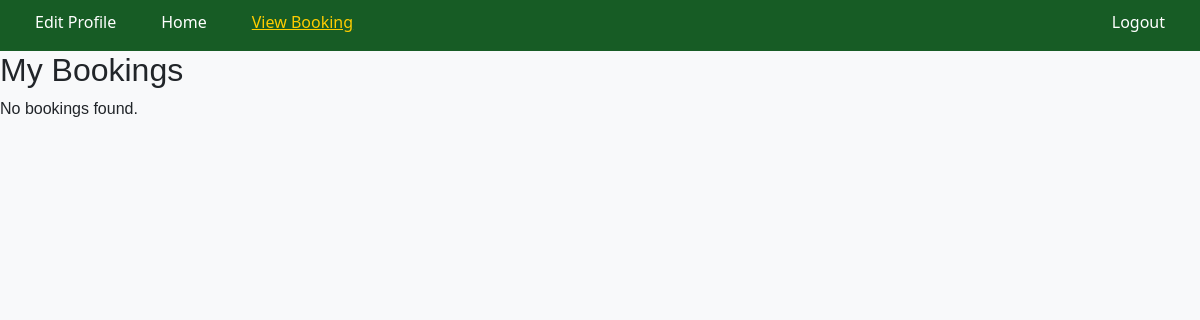
/?route=user/view-bookings (signed in), run on an earlier commit of the app's database.
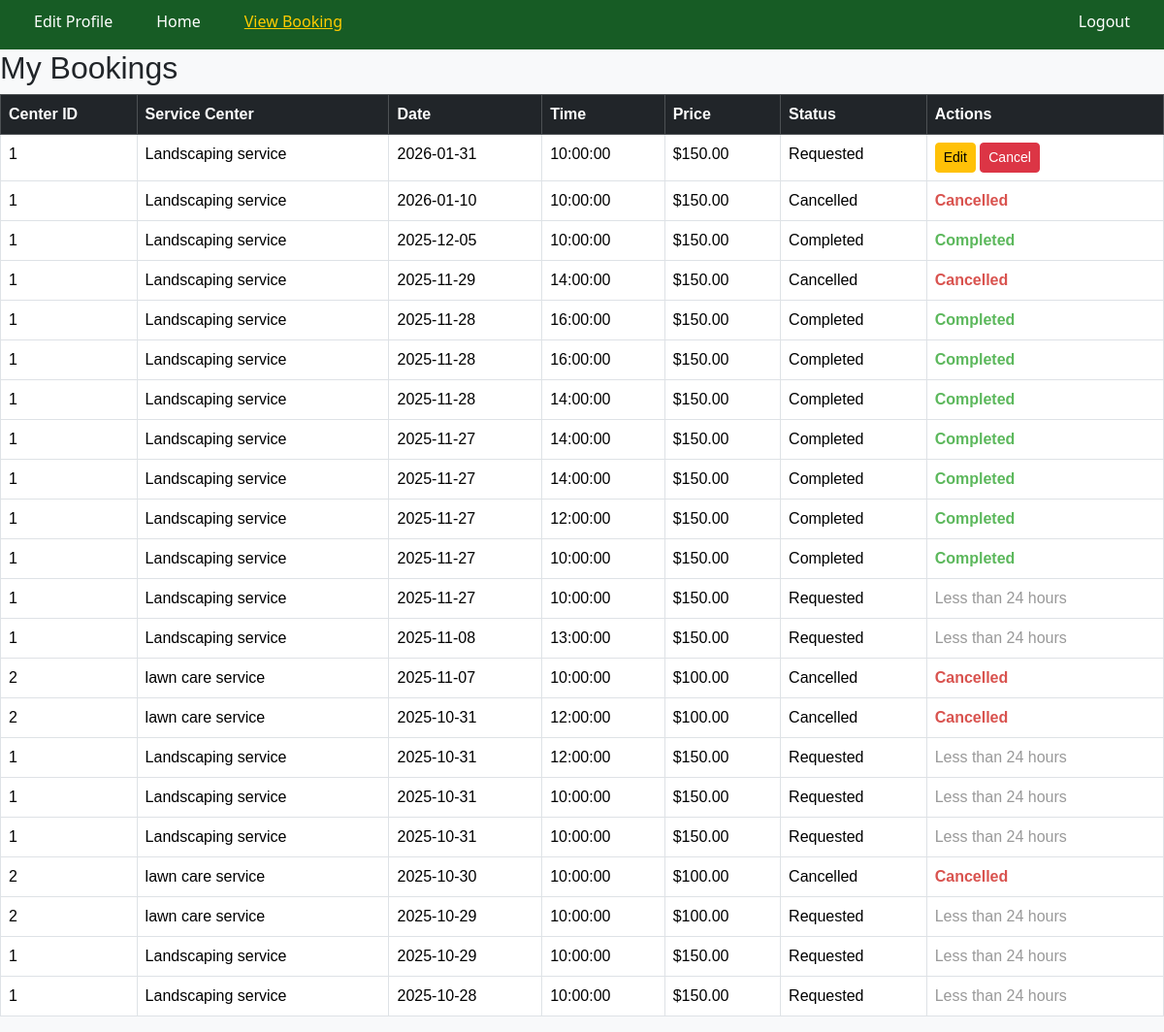
And on a later commit of the database.
### tables this page shows
CREATE TABLE `bookings` (
  `booking_id` int(10) UNSIGNED NOT NULL,
  `user_id` int(10) UNSIGNED NOT NULL,
  `center_id` int(10) UNSIGNED NOT NULL,
  `service_name` varchar(120) NOT NULL,
  `price` decimal(10,2) NOT NULL,
  `status` enum('Requested','Assigned','InProgress','Completed','Cancelled') NOT NULL DEFAULT 'Requested',
  `scheduled_for` datetime DEFAULT NULL,
  `employee_id` int(10) UNSIGNED DEFAULT NULL,
  `booking_date` date NOT NULL,
  `booking_time` time NOT NULL,
  `created_at` timestamp NOT NULL DEFAULT current_timestamp()
);

CREATE TABLE `service_centers` (
  `center_id` int(10) UNSIGNED NOT NULL,
  `name` varchar(120) NOT NULL,
  `email` varchar(128) DEFAULT NULL,
  `phone_no` varchar(20) DEFAULT NULL,
  `description` text DEFAULT NULL,
  `timings_note` varchar(255) DEFAULT NULL,
  `address` varchar(255) NOT NULL,
  `base_price` decimal(10,2) DEFAULT 0.00,
  `created_at` timestamp NOT NULL DEFAULT current_timestamp(),
  `image_url` text DEFAULT NULL
);

### Controllers/UserController.php (called while the page is built, shortened)
<?php
require_once __DIR__ . '/../Models/User.php';
class UserController {
    private $userModel;
    public function __construct() {
        $this->userModel = new User();
    }
    public function getUserBookings($user_id) {
        return $this->userModel->getBookingsByUser($user_id);
    }
}
?>

### Models/User.php (called while the page is built, shortened)
<?php
require_once __DIR__ . '/../config/pdo.php';
class User {
    public function getBookingsByUser($user_id) {
        global $pdo;
        $stmt = $pdo->prepare("
            SELECT
                b.*,
                s.name AS center_name,
                e.name AS employee_name
            FROM bookings b
            JOIN service_centers s ON b.center_id = s.center_id
            LEFT JOIN employees e ON b.employee_id = e.employee_id
            WHERE b.user_id = :uid
            ORDER BY b.booking_date DESC, b.booking_time DESC
        ");
        $stmt->execute([':uid' => $user_id]);
        return $stmt->fetchAll(PDO::FETCH_ASSOC);
    }
}

### Views/user/viewBookings.php (the view, shortened to what this page needs)
<?php
require_once __DIR__ . '/../../Controllers/UserController.php';
$controller = new UserController();
$user_id = $_SESSION['user_id'] ?? null;
$bookings = $controller->getUserBookings($user_id);
?>
<!DOCTYPE html>
<html lang="en">
<head>
    <link href="https://cdn.jsdelivr.net/npm/bootstrap@5.3.3/dist/css/bootstrap.min.css" rel="stylesheet">
    <link rel="stylesheet" href="/YardProProject/Static/css/user.css">
</head>
<body>
<?php include __DIR__ . '/../shared/navbar.php'; ?>
<div class="booking-container">
    <h2>My Bookings</h2>
    <?php if (empty($bookings)): ?>
        <p>No bookings found.</p>
    <?php else: ?>
    <table class="table table-bordered">
        <thead class="table-dark">
            <tr>
                <th>Center ID</th>
                <th>Service Center</th>
                <th>Date</th>
                <th>Time</th>
                <th>Price</th>
                <th>Status</th>
                <th>Actions</th>
            </tr>
        </thead>
        <tbody>
        <?php foreach ($bookings as $b): ?>
            <?php
                $bookingDateTime = strtotime($b['booking_date'] . ' ' . $b['booking_time']);
                $hoursLeft = ($bookingDateTime - time()) / 3600;
            ?>
            <tr>
                <td><?= $b['center_id'] ?></td>
                <td><?= htmlspecialchars($b['center_name']) ?></td>
                <td><?= $b['booking_date'] ?></td>
                <td><?= $b['booking_time'] ?></td>
                <td>$<?= $b['price'] ?></td>
                <td><?= $b['status'] ?></td>
                <td>
    <?php if ($b['status'] === 'Requested'): ?>
        <?php if ($hoursLeft > 24): ?>
            <a href="/YardProProject/Views/user/editBooking.php?id=<?= $b['booking_id'] ?>"
               class="btn btn-warning btn-sm">Edit</a>
            <form method="post" style="display:inline;">
                <button type="submit" class="btn btn-danger btn-sm"
                        onclick="return confirm('Cancel this booking?');">
                    Cancel
                </button>
            </form>
        <?php else: ?>
            <span class="disabled">Less than 24 hours</span>
        <?php endif; ?>
    <?php elseif ($b['status'] === 'Cancelled'): ?>
        <span class="cancelled">Cancelled</span>
    <?php elseif ($b['status'] === 'Assigned'): ?>
        <span class="assigned">Assigned: <?= htmlspecialchars($b['employee_name']) ?></span>
    <?php elseif ($b['status'] === 'InProgress'): ?>
        <span class="in-progress">In Progress</span>
    <?php elseif ($b['status'] === 'Completed'): ?>
        <span class="completed">Completed</span>
    <?php else: ?>
        <span class="disabled">Not Allowed</span>
    <?php endif; ?>
                </td>
            </tr>
        <?php endforeach; ?>
        </tbody>
    </table>
    <?php endif; ?>
</div>
</body>
</html>

### index.php (shortened to what this page needs)
<?php
require_once CONTROLLERS_PATH . '/UserController.php';
$request = isset($_GET['route']) ? trim($_GET['route'], '/') : (isset($_POST['route']) ? trim($_POST['route'], '/') : '');
$routeParts = array_filter(explode('/', $request));
$userType = isset($routeParts[0]) ? $routeParts[0] : null;
$page = isset($routeParts[1]) ? $routeParts[1] : null;
if ($userType === 'user') {
    if ($page === 'view-bookings') {
        include VIEWS_PATH . '/user/viewBookings.php';
        exit;
    }
}
    ?>

### Views/shared/navbar.php (shortened to what this page needs)
<?php
$current_route = isset($_GET['route']) ? $_GET['route'] : '';
?>
<link rel="stylesheet" href="/YardProProject/Static/css/navbar.css">
<div class="navbar-custom">
  <div class="nav-left">
    <a href="/YardProProject/?route=user/edit-profile" class="<?= strpos($current_route, 'edit-profile') !== false ? 'active' : '' ?>">Edit Profile</a>
    <a href="/YardProProject/?route=user/home" class="<?= strpos($current_route, 'user/home') !== false || $current_route === '' ? 'active' : '' ?>">Home</a>
    <a href="/YardProProject/?route=user/view-bookings" class="<?= strpos($current_route, 'view-bookings') !== false || strpos($current_route, 'edit-booking') !== false ? 'active' : '' ?>">View Booking</a>
  </div>
  <div class="nav-right">
    <a href="/YardProProject/?route=user/logout">Logout</a>
  </div>
</div>

### Static/css/user.css (style rules this page uses)
.nav-left a, .nav-right a { color: white; text-decoration: none; margin: 0 15px; font-weight: 500; transition: 0.3s; padding-bottom: 4px; border-bottom: 3px solid transparent; }
body { margin: 0; background-color: #f5f5f5; font-family: "Poppins", sans-serif; }
body { background-color: #f5f5f5; font-family: 'Poppins', sans-serif; margin: 0; }
.cancelled { color: #d9534f; font-weight: bold; }
.completed { color: #5cb85c; font-weight: bold; }
.disabled { color: #999; }

### Static/css/navbar.css (style rules this page uses)
.navbar-custom { background-color: #175c25; padding: 10px 20px; display: flex; justify-content: space-between; align-items: center; font-family: 'Segoe UI', sans-serif; }
.navbar-custom a { color: white; text-decoration: none; margin: 0 15px; font-weight: 500; }
.navbar-custom a:hover, .navbar-custom .active { text-decoration: underline; color: #ffcc00; }
.nav-left { display: flex; gap: 15px; align-items: center; }
.nav-right { display: flex; gap: 15px; align-items: center; }
body { background-color: #f8f9fa; }

What changed in the data, as far as the page shows it:
added bookings: center "1", center.name "Landscaping service", booking_date "2026-01-31", booking_time "10:00:00", price "150.00", status "Requested"
added bookings: center "1", center.name "Landscaping service", booking_date "2026-01-10", booking_time "10:00:00", price "150.00", status "Cancelled"
added bookings: center "1", center.name "Landscaping service", booking_date "2025-12-05", booking_time "10:00:00", price "150.00", status "Completed"
added bookings: center "1", center.name "Landscaping service", booking_date "2025-11-29", booking_time "14:00:00", price "150.00", status "Cancelled"
added bookings: center "1", center.name "Landscaping service", booking_date "2025-11-28", booking_time "16:00:00", price "150.00", status "Completed"
added bookings: center "1", center.name "Landscaping service", booking_date "2025-11-28", booking_time "16:00:00", price "150.00", status "Completed"
added bookings: center "1", center.name "Landscaping service", booking_date "2025-11-28", booking_time "14:00:00", price "150.00", status "Completed"
added bookings: center "1", center.name "Landscaping service", booking_date "2025-11-27", booking_time "14:00:00", price "150.00", status "Completed"
added bookings: center "1", center.name "Landscaping service", booking_date "2025-11-27", booking_time "14:00:00", price "150.00", status "Completed"
added bookings: center "1", center.name "Landscaping service", booking_date "2025-11-27", booking_time "12:00:00", price "150.00", status "Completed"
added bookings: center "1", center.name "Landscaping service", booking_date "2025-11-27", booking_time "10:00:00", price "150.00", status "Completed"
added bookings: center "1", center.name "Landscaping service", booking_date "2025-11-27", booking_time "10:00:00", price "150.00", status "Requested", shows "Less than 24 hours"
added bookings: center "1", center.name "Landscaping service", booking_date "2025-11-08", booking_time "13:00:00", price "150.00", status "Requested", shows "Less than 24 hours"
added bookings: center "2", center.name "lawn care service", booking_date "2025-11-07", booking_time "10:00:00", price "100.00", status "Cancelled"
added bookings: center "2", center.name "lawn care service", booking_date "2025-10-31", booking_time "12:00:00", price "100.00", status "Cancelled"
added bookings: center "1", center.name "Landscaping service", booking_date "2025-10-31", booking_time "12:00:00", price "150.00", status "Requested", shows "Less than 24 hours"
added bookings: center "1", center.name "Landscaping service", booking_date "2025-10-31", booking_time "10:00:00", price "150.00", status "Requested", shows "Less than 24 hours"
added bookings: center "1", center.name "Landscaping service", booking_date "2025-10-31", booking_time "10:00:00", price "150.00", status "Requested", shows "Less than 24 hours"
added bookings: center "2", center.name "lawn care service", booking_date "2025-10-30", booking_time "10:00:00", price "100.00", status "Cancelled"
added bookings: center "2", center.name "lawn care service", booking_date "2025-10-29", booking_time "10:00:00", price "100.00", status "Requested", shows "Less than 24 hours"
added bookings: center "1", center.name "Landscaping service", booking_date "2025-10-29", booking_time "10:00:00", price "150.00", status "Requested", shows "Less than 24 hours"
added bookings: center "1", center.name "Landscaping service", booking_date "2025-10-28", booking_time "10:00:00", price "150.00", status "Requested", shows "Less than 24 hours"
Also different on the page:
text no longer shown: "No bookings found."
text now shown: "Center ID Service Center Date Time Price Status Actions"
